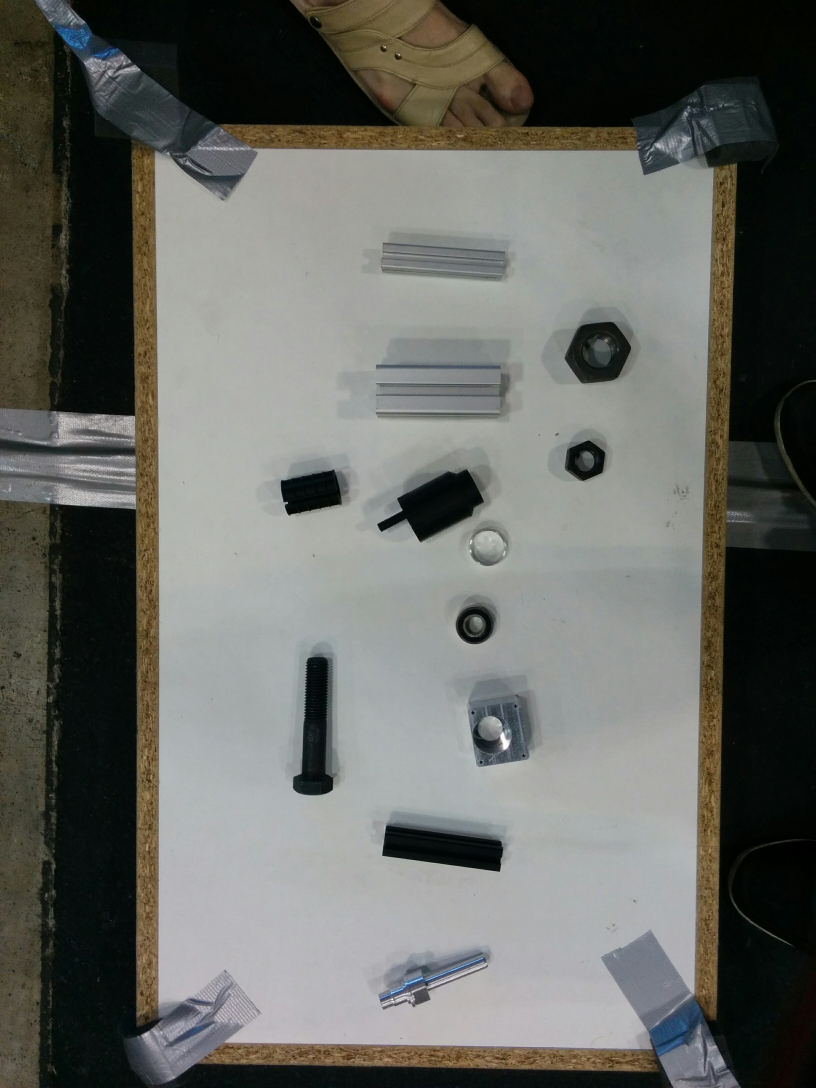
#> input picture scripts/servers/libs/photo.jpg, 2448 x 3264 px, given in place of the camera (shown at 1/3 size)
$ python test_th.py
#> lines starting #> are read from the running program, lines starting #| are printed output that depends on the picture; after the words box and inside, x2 and y2 are one past the last pixel; in counts of white or black regions, pixels touching at a corner belong together
import cv2
import numpy as np
import time


SCALE = 1

def getFiltred2(src, blur, sigma, thkernel, thparam, dilate_iter, erode_iter):
    gray = cv2.cvtColor(src, cv2.COLOR_BGR2GRAY)
    blur = cv2.medianBlur(gray, blur)
    th = cv2.adaptiveThreshold(blur, 255, cv2.ADAPTIVE_THRESH_MEAN_C, cv2.THRESH_BINARY, thkernel, thparam)

    v = np.median(th)
    sigma = sigma
    canny_low = int(max(0, (1 - sigma) * v))
    canny_high = int(min(255, (1 + sigma) * v))

    edged = cv2.Canny(th, canny_low, canny_high)
    th = cv2.dilate(edged, None, iterations=dilate_iter)
    th = cv2.erode(th, None, iterations=erode_iter)

    contours, hierarchy = cv2.findContours(th.copy(), cv2.RETR_EXTERNAL, cv2.CHAIN_APPROX_SIMPLE)
    cv2.drawContours(src, contours, -1, (0, 255, 0))
    c = []
    if len(contours) > 0:
        p = cv2.arcLength(contours[0], True)
        c = cv2.approxPolyDP(contours[0], 0.001 * p, True)
        cv2.drawContours(src, c, -1, (0, 0, 255), 3)

    return src, th, edged, c

def getFiltred(src, blur, sigma, thkernel, thparam, dilate_iter, erode_iter):
    gray = cv2.cvtColor(src, cv2.COLOR_BGR2GRAY)
    gray = cv2.medianBlur(gray, blur)

    # th = cv2.adaptiveThreshold(gray,255,cv2.ADAPTIVE_THRESH_GAUSSIAN_C, cv2.THRESH_BINARY,thkernel,thparam)
    th = cv2.adaptiveThreshold(gray, 255, cv2.ADAPTIVE_THRESH_MEAN_C, cv2.THRESH_BINARY, thkernel, thparam)
    # CANNY
    v = np.median(gray)

    # sigma = 0.33
    canny_low = int(max(0, (1 - sigma) * v))
    canny_high = int(min(255, (1 + sigma) * v))
    edged = cv2.Canny(th, canny_low, canny_high)

    edged = cv2.dilate(edged, None, iterations=dilate_iter)
    edged = cv2.erode(edged, None, iterations=erode_iter)

    contours, hierarchy = cv2.findContours(edged.copy(), cv2.RETR_EXTERNAL, cv2.CHAIN_APPROX_SIMPLE)
    cv2.drawContours(src, contours, -1, (0, 255, 0))

    if len(contours) > 0:
        p = cv2.arcLength(contours[0], True)
        c = cv2.approxPolyDP(contours[0], 0.001 * p, True)
        cv2.drawContours(src, c, -1, (0, 0, 255), 3)

    return src, th, edged, c


def nothing(data):
    pass

def main():

    cv2.namedWindow('Bars')

    cv2.createTrackbar('sigma', 'Bars', 33, 100, nothing)
    cv2.createTrackbar('blur', 'Bars', 1, 15, nothing)
    cv2.createTrackbar('threshold kernel', 'Bars', 9, 20, nothing)
    cv2.createTrackbar('c', 'Bars', 5, 10, nothing)
    cv2.createTrackbar('dilate', 'Bars', 5, 10, nothing)
    cv2.createTrackbar('erode', 'Bars', 3, 10, nothing)

    path = 'draft/'
    # images =  ['F20_20_B', 'F20_20_G', 'S40_40_B', 'S40_40_G', 'M20_100', 'M20','M30', 'R20',
    #             'Bearing_Box', 'Bearing', 'Axis', 'Distance_Tube', 'Motor']

    images = ['Motor']
    ext = '.png'
    # ext = '.jpg'

    pathDst = 'contours/'
    cap = cv2.VideoCapture(1)
    while True:
        _, image = cap.read()
#> image is the input picture: shape (3264, 2448, 3); mean B, G, R 99.4, 104.3, 103
        w, h, _ = image.shape
#> w = 3264; h = 2448
        image = cv2.resize(image, (int(h * SCALE), int(w * SCALE)))

        sigma = cv2.getTrackbarPos('sigma', 'Bars') / 100
        blur = 1 + 2 * cv2.getTrackbarPos('blur', 'Bars')
        thkernel = 3 + 2 * cv2.getTrackbarPos('threshold kernel', 'Bars')
        thparam = cv2.getTrackbarPos('c', 'Bars')
        dilate_iter = cv2.getTrackbarPos('dilate', 'Bars')
        erode_iter = cv2.getTrackbarPos('erode', 'Bars')

        gray, th, edged, cnt = getFiltred(image.copy(), blur, sigma, thkernel, thparam, dilate_iter, erode_iter)
#> in getFiltred, `gray = cv2.cvtColor(src, cv2.COLOR_BGR2GRAY)`:
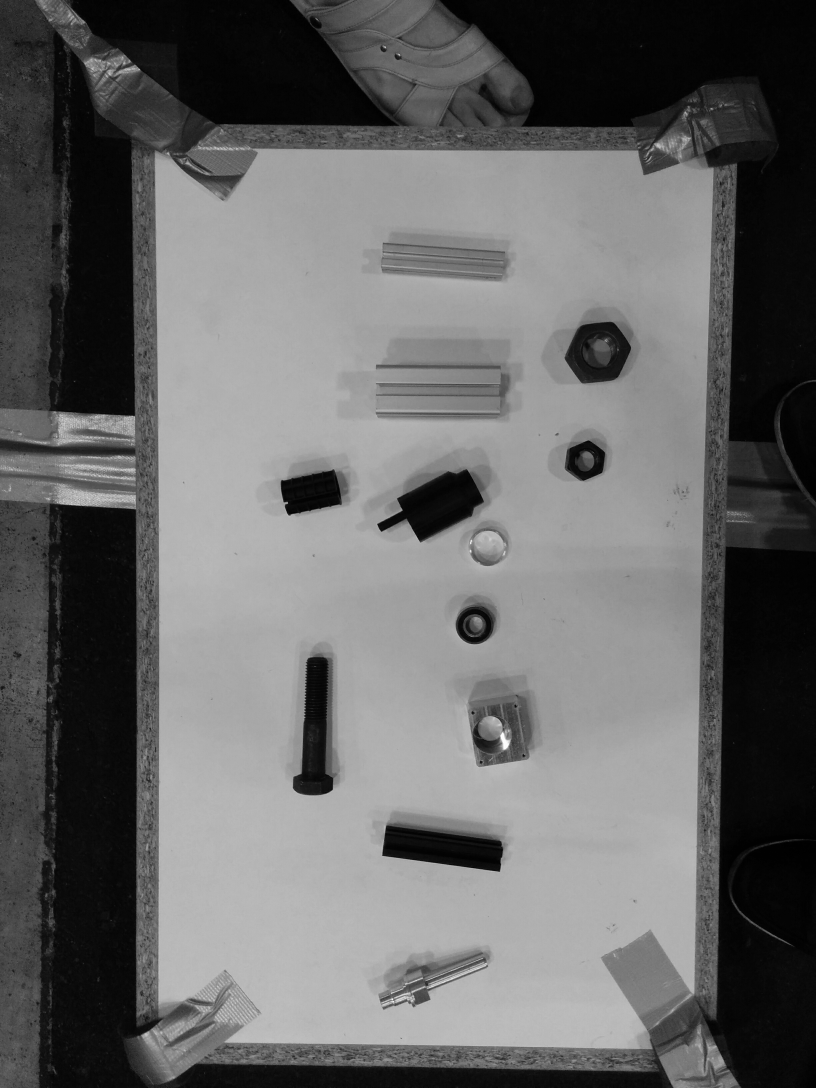
#> gray: shape (3264, 2448) (shown at 1/3 size); min 0, max 255, mean 103.4
#> in getFiltred, `th = cv2.adaptiveThreshold(gray, 255, cv2.ADAPTIVE_THRESH_MEAN_C, cv2...`:
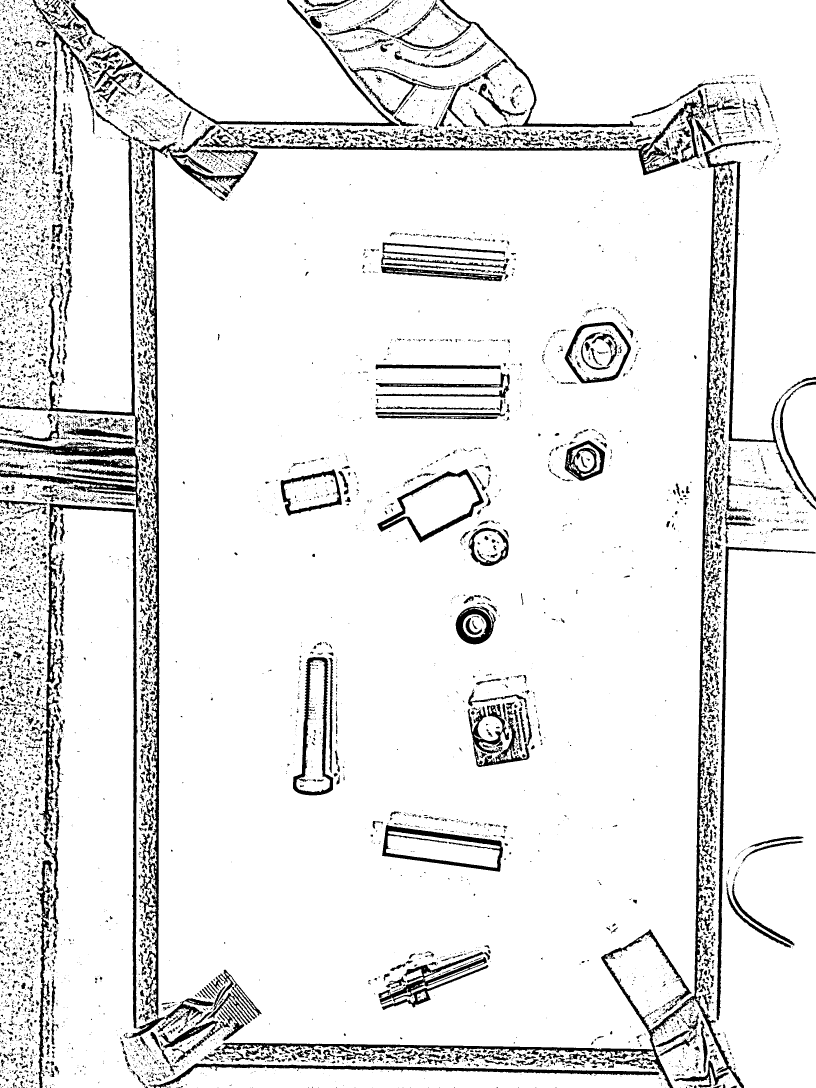
#> th: shape (3264, 2448) (shown at 1/3 size); 90.7% white; 8629 black regions (5875 under 20 px), largest, box (x1, y1, x2, y2) and area: (664, 422, 2448, 3264) 73185, (374, 411, 774, 3116) 47907, (595, 297, 2110, 526) 24472
#> in getFiltred, `v = np.median(gray)`: v = 129
#> in getFiltred, `canny_low = int(max(0, (1 - sigma) * v))`: canny_low = 86
#> in getFiltred, `canny_high = int(min(255, (1 + sigma) * v))`: canny_high = 171
#> in getFiltred, `edged = cv2.Canny(th, canny_low, canny_high)`: edged: shape (3264, 2448); 3.7% white in thin lines or dots
#> in getFiltred, `edged = cv2.dilate(edged, None, iterations=dilate_iter)`:
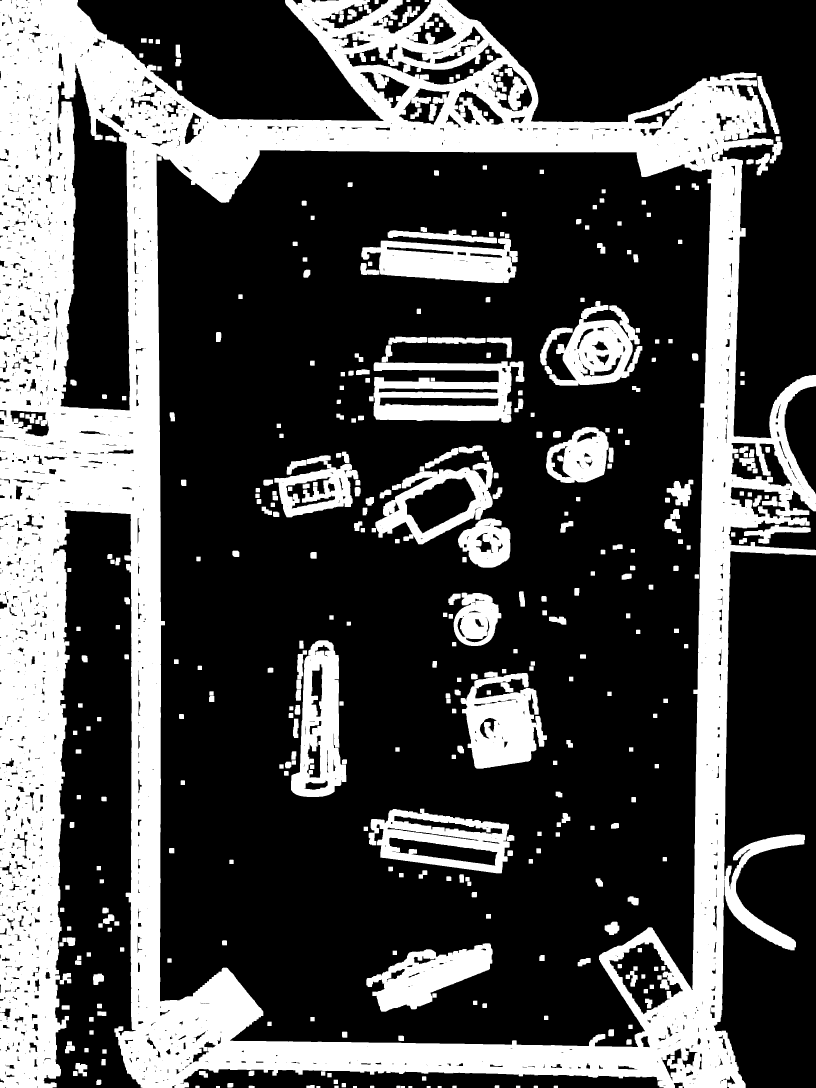
#> edged: shape (3264, 2448) (shown at 1/3 size); 30.3% white; 393 white regions, largest, box (x1, y1, x2, y2) and area: (0, 0, 2448, 3264) 1883274, (1121, 1084, 1573, 1268) 48560, (1382, 2015, 1641, 2306) 47147
#> in getFiltred, `edged = cv2.erode(edged, None, iterations=erode_iter)`:
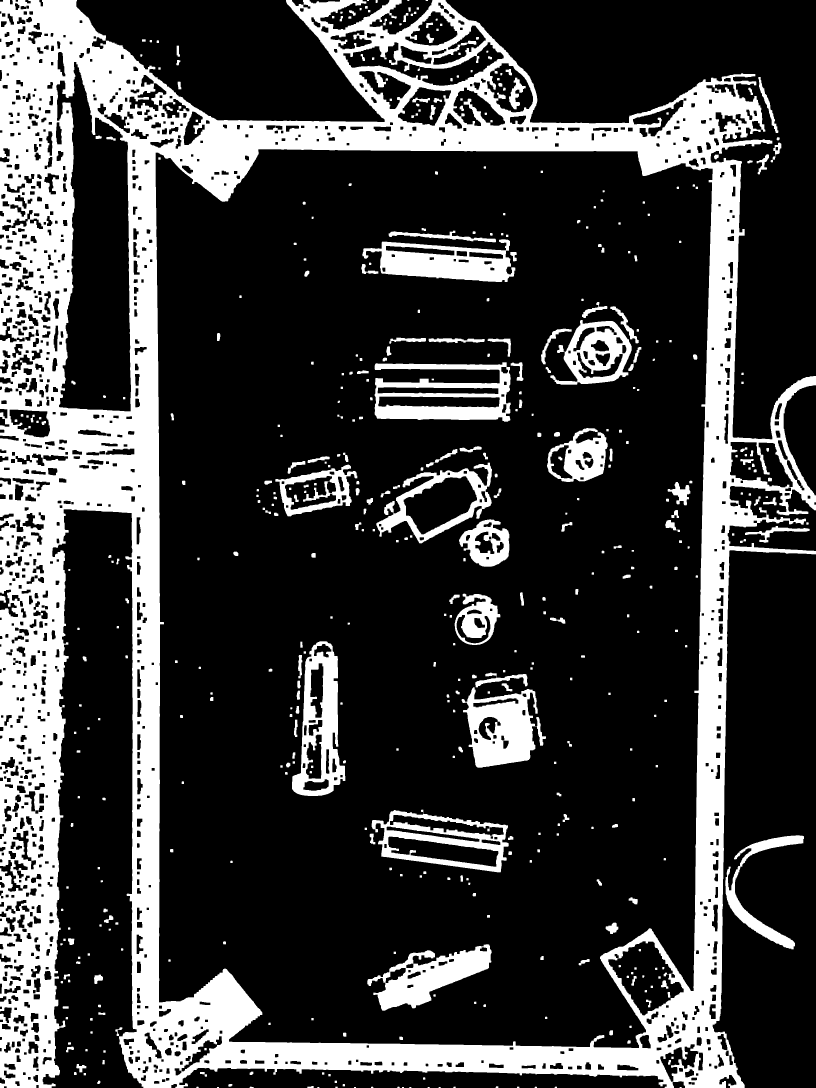
#> edged: shape (3264, 2448) (shown at 1/3 size); 24.1% white; 482 white regions (11 under 20 px)
#> in getFiltred, `contours, hierarchy = cv2.findContours(edged.copy(), cv2.RETR_EXTERNAL..`: contours = 130 contours, 20 with area under 20; largest, box (x1, y1, x2, y2) and area: (0, 0, 2448, 3264) 6280260, (2176, 2506, 2412, 2848) 14168, (2235, 1578, 2429, 1628) 1954, (2275, 231, 2335, 399) 1513, (2270, 463, 2307, 523) 690
#> in getFiltred, `p = cv2.arcLength(contours[0], True)`: p = 14
#> in getFiltred, `c = cv2.approxPolyDP(contours[0], 0.001 * p, True)`: c = [[2039, 3261], [2039, 3263], [2044, 3263], [2044, 3261]]
#> cnt has the same summary as c in getFiltred

        cv2.imshow('original', gray)
        cv2.imshow('thresh', th)
        cv2.imshow('edged', edged)

        if cv2.waitKey(1) & 0xFF == ord('q'):
#> (key q is pressed here)
            break

    cv2.destroyAllWindows()


if __name__ == '__main__':
    main()
